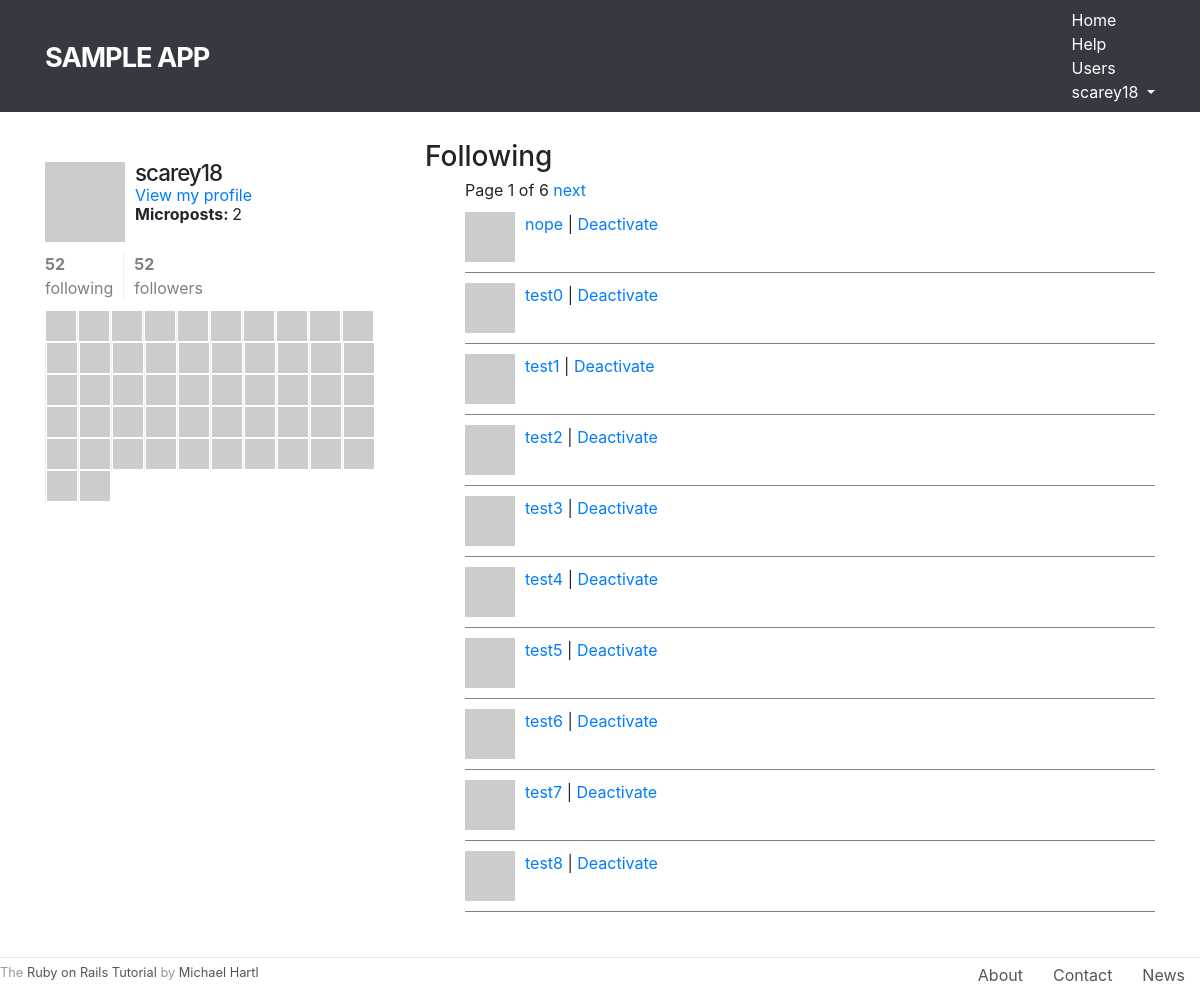
/users/1/following (signed in), run on the app's committed database.
### static_pages/models.py (models this page shows, shortened)
class User(AbstractUser):
    is_active = models.BooleanField(default=False)
    activation_id = models.SlugField(null=True, blank=True, default=None)
    following = models.ManyToManyField(
                    'self',
                    symmetrical=False,
                    related_name='followers',
                    blank=True,
                    default=None
                )
    REQUIRED_FIELDS = ['email']
    def get_absolute_url(self):
        return reverse('static_pages:profile', args=(self.pk,))
    def gravatar(self, size=80):
        digest = hashlib.md5(self.email.encode()).hexdigest()
        url = f'http://www.gravatar.com/avatar/{digest}'
        img_tag = f'<img src="{url}" height="{size}" width="{size}" class="gravatar">'
        wrapped_img_tag = f'<a href="{self.get_absolute_url()}">{img_tag}</a>'
        return mark_safe(wrapped_img_tag)
    def index_gravatar(self):
        return self.gravatar(50)
    def following_gravatar(self):
        return self.gravatar(30)
    def microposts(self):
        return self.micropost_set.all().order_by('-created_at')
    def active_following(self):
        return self.following.filter(is_active=True)
    def active_followers(self):
        return self.followers.filter(is_active=True)

### static_pages/views.py (the view)
# urls.py: path('users/<int:pk>/following', views.following, name='following'),
@login_required
def following(request, pk):
    user = get_object_or_404(User, pk=pk)
    return show_follow(request, 'Following', user)

### static_pages/views.py (called while the page is built)
def get_page_obj(request, objects, n=10):
    page_num = request.GET.get('page', 1)
    return Paginator(objects, n).page(page_num)

def show_follow(request, title, user):
    user_list = user.active_following() if title == 'Following'\
                    else user.active_followers()
    context = {
        'page_title': title,
        'u': user,
        'page_obj': get_page_obj(request, user_list),
        'user_list': user_list
    }
    return render(request, 'static_pages/show_follow.html', context)

### static_pages/templates/static_pages/show_follow.html
{% extends 'base.html' %}
{% block content %}
<div class="row">
	<aside class="col-md-4">
		<section class="user_info">
			{{ u.gravatar }}
			<h1>{{ u.username }}</h1>
			<span>
				<a href="{% url 'static_pages:profile' u.pk %}">View my profile</a>
			</span>
			<span><b>Microposts: </b>{{ u.microposts.count }}</span>
		</section>
		<section class="stats">
			{% include 'partials/following_stats.html' with u=u %}
			<div class="user_avatars">
				{% for f in user_list %}
				{{ f.following_gravatar }}
				{% endfor %}
			</div>
		</section>
	</aside>
	<div class="col-md-8">
		<h3>{{ page_title }}</h3>
		{% include 'partials/user_list.html' with page_obj=page_obj user_list=user_list %}
	</div>
</div>
{% endblock %}

### static_pages/templates/base.html (shortened to what this page needs)
<head>
	<link rel="stylesheet" href="https://stackpath.bootstrapcdn.com/bootstrap/4.1.1/css/bootstrap.min.css">
	{% load static %}
	<link rel="stylesheet" type="text/css" href="{% static 'static_pages/compiled.css' %}">
</head>
<body>
    <header class="navbar navbar-fixed-top navbar-dark bg-dark">
      	<div class="container">
        	<a href="{% url 'static_pages:home' %}" id="logo" class="navbar-brand">Sample app</a>
        	<nav>
          		<ul class="nav navbar-nav navbar-right">
            		<li><a href="{% url 'static_pages:home' %}">Home</a></li>
            		<li><a href="{% url 'static_pages:help' %}">Help</a></li>
            		{% if user.is_authenticated %}
            		<li><a href="{% url 'static_pages:index' %}">Users</a></li>
            		<li class="dropdown">
            			<a href="#" class="dropdown-toggle" data-toggle="dropdown">
            				{{ user.username }}<b class="caret"></b>
            			</a>
            		</li>
            		{% else %}
            		<li><a href="{% url 'static_pages:login' %}">Log in</a></li>
            		{% endif %}
          		</ul>
        	</nav>
      	</div>
    </header>
    <div class="container content">
        {% block content %}{% endblock %}
    </div>
    <footer class="footer">
		<small>
	    	The <a href="http://www.railstutorial.org/">Ruby on Rails Tutorial</a>
	   		by <a href="http://www.michaelhartl.com/">Michael Hartl</a>
	  	</small>
	  	<nav>
	    	<ul>
	      		<li><a href="{% url 'static_pages:about' %}">About</a></li>
	      		<li><a href="{% url 'static_pages:contact' %}">Contact</a></li>
	      		<li><a href="http://news.railstutorial.org/">News</a></li>
	    	</ul>
	  	</nav>
	</footer>
</body>

### static_pages/templates/partials/following_stats.html
<div class="stats">
	<a href="{% url 'static_pages:following' u.pk %}">
		<strong id="following" class="stat">
			{{ u.active_following.count }}
		</strong>
		following
	</a>
	<a href="{% url 'static_pages:followers' u.pk %}">
		<strong id="followers" class="stat">
			{{ u.active_followers.count }}
		</strong>
		followers
	</a>
</div>

### static_pages/templates/partials/user_list.html (shortened to what this page needs)
<ul class="users">
    <div class="pagination">
        <span class="step-links">
            <span class="current">
                Page {{ page_obj.number }} of {{ page_obj.paginator.num_pages }}
            </span>
            {% if page_obj.has_next %}
                <a href="?page={{ page_obj.next_page_number }}">next</a>
            {% endif %}
        </span>
    </div>
    {% for u in page_obj.object_list %}
    <li>
        {{ u.index_gravatar }}
        <a href="{% url 'static_pages:profile' u.pk %}">{{ u.username }}</a>
        {% if user.is_superuser %}
        | <a href="{% url 'static_pages:deactivate' u.pk %}">Deactivate</a>
        {% endif %}
    </li>
    {% endfor %}
</ul>

### static_pages/static/static_pages/compiled.css (style rules this page uses)
section { overflow: auto; }
#logo { float: left; margin-right: 10px; font-size: 1.7em; color: #fff; text-transform: uppercase; letter-spacing: -1px; padding-top: 9px; font-weight: bold; }
header a { color: #fff; }
footer { margin-top: 45px; padding-top: 5px; border-top: 1px solid #eaeaea; color: #999999; }
footer a { color: #555; }
footer small { float: left; }
footer ul { float: right; list-style: none; }
footer ul li { float: left; margin: 0 15px; }
h1, h2, h3, h4, h5, h6 { line-height: 1; }
h1 { font-size: 3em; letter-spacing: -2px; margin-bottom: 30px; text-align: center; }
.content { margin-top: 30px; }
aside section.user_info { margin-top: 20px; }
aside section { padding: 10px 0; margin-top: 20px; }
aside section:first-child { border: 0; padding-top: 0; }
aside section span { display: block; margin-bottom: 3px; line-height: 1; }
aside section h1 { font-size: 1.4em; text-align: left; letter-spacing: -1px; margin-bottom: 3px; margin-top: 0px; }
.gravatar { float: left; margin-right: 10px; }
.stats { overflow: auto; margin-top: 0; padding: 0; }
.stats a { float: left; padding: 0 10px; border-left: 1px solid #eeeeee; color: gray; }
.stats a:first-child { padding-left: 0; border: 0; }
.stats strong { display: block; }
.user_avatars { overflow: auto; margin-top: 10px; }
.user_avatars .gravatar { margin: 1px 1px; }
.user_avatars a { padding: 0; }
.row { align-items: flex-start; justify-content: center; }
.users { list-style: none; margin: 0; }
.users li { overflow: auto; padding: 10px 0; border-bottom: 1px solid gray; }

### data on the page
User: username "scarey18", microposts.count "2", active_following.count "52", active_followers.count "52"
User: username "nope"
User: username "test0"
User: username "test1"
User: username "test2"
User: username "test3"
User: username "test4"
User: username "test5"
User: username "test6"
User: username "test7"
User: username "test8"

### other printed values
{{ page_title }} "Following"
{{ page_obj.number }} "1"
{{ page_obj.paginator.num_pages }} "6"
